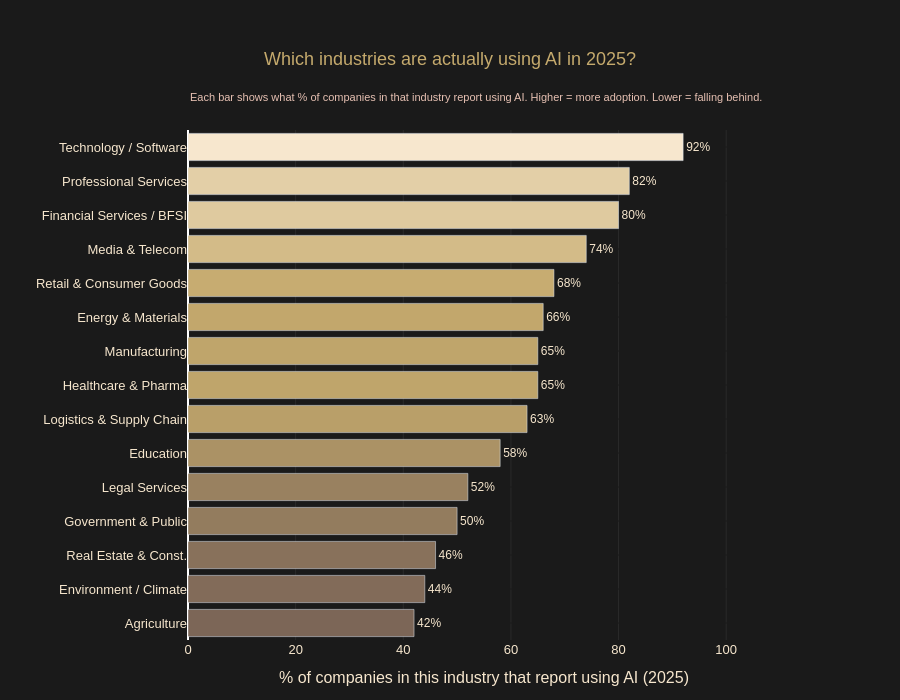

The notebook cell saved with this chart:
### Code cell
# ── CELL 5: Hero Chart — AI Adoption by Industry 2025 ─────────────────────
# What this does: creates a horizontal bar chart showing how many companies
# in each industry report using AI. Higher bar = more AI adoption.

# Sort lowest to highest so the best industry appears at the TOP
df_plot = df_industry_sorted.sort_values("2025 %", ascending=True)

# Create the horizontal bar chart using plotly
fig = px.bar(
    df_plot,
    x="2025 %",           # bar length = adoption rate number
    y="Industry Sector",  # each row = one industry
    orientation="h",      # h = horizontal (easier to read long names)
    color="2025 %",       # color each bar based on its value
    color_continuous_scale=[
        [0.0, COLORS["dark"]],   # low adoption = dark brown
        [0.5, COLORS["gold"]],   # mid adoption = gold
        [1.0, COLORS["cream"]],  # high adoption = cream
    ],
)

# Style the overall chart layout
fig.update_layout(
    paper_bgcolor=BACKGROUND,      # outer background = Evelora black
    plot_bgcolor=BACKGROUND,       # inner chart background = Evelora black
    font=dict(
        color=COLORS["cream"],     # all text in cream
        size=13,
        family="Arial"
    ),
    coloraxis_showscale=False,     # hide the color legend (not needed)
    height=700,                    # tall enough to show all 15 industries
    width=900,                     # wide enough so nothing gets cut off
    margin=dict(l=10, r=120, t=130, b=60),
    xaxis_title="% of companies in this industry that report using AI (2025)",
    yaxis_title="",
    title=dict(
        text="Which industries are actually using AI in 2025?",
        font=dict(color=COLORS["gold"], size=18),
        x=0.5,              # center horizontally
        xanchor='center'    # anchor the title at its center
    ),
)

# Add a plain English subtitle so anyone can understand the chart
fig.add_annotation(
    text="Each bar shows what % of companies in that industry report using AI."
         " Higher = more adoption. Lower = falling behind.",
    xref="paper", yref="paper",
    x=0, y=1.08,
    showarrow=False,
    font=dict(color=COLORS["blush"], size=11),
    align="left",
)

# Show the % number at the end of each bar
fig.update_traces(
    texttemplate="%{x}%",
    textposition="outside",
    textfont=dict(color=COLORS["cream"], size=12),
)

# Style x axis (the numbers along the bottom)
fig.update_xaxes(
    range=[0, 110],
    gridcolor="#2a2a2a",
    color=COLORS["cream"],
)

# Style y axis (the industry names on the left)
fig.update_yaxes(
    color=COLORS["cream"],
    gridcolor=BACKGROUND,
)

fig.show()

# ── Plain English Summary ──────────────────────────────────────────────────
# This prints a simple explanation of what the chart is telling us

avg = df_plot["2025 %"].mean()

print("What this chart tells us:")
print(f"Highest adopter : {df_plot.iloc[-1]['Industry Sector']} at {df_plot.iloc[-1]['2025 %']}%")
print(f"Lowest adopter  : {df_plot.iloc[0]['Industry Sector']} at {df_plot.iloc[0]['2025 %']}%")
print(f"Industry average: {avg:.1f}%")
print()
print("Above average (genuinely adopting AI):")
above = df_plot[df_plot["2025 %"] > avg]
print(above[["Industry Sector", "2025 %"]].to_string(index=False))
print()
print("Below average (talking about AI more than doing it):")
below = df_plot[df_plot["2025 %"] < avg]
print(below[["Industry Sector", "2025 %"]].to_string(index=False))

# ── Save as HTML for LinkedIn screenshot ───────────────────────────────────
# write_html saves the chart as a webpage file
# Open it in Chrome, screenshot it, and post to LinkedIn

fig.write_html("../assets/chart1_industry_adoption.html")
print()
print("Chart saved. Open assets/chart1_industry_adoption.html in Chrome to screenshot.")

### Figure 1 — Plotly figure (JSON) as saved in the notebook; plotly's stock layout.template omitted (floating-point values rounded to 4 significant figures)
{"data": [{"hovertemplate": "2025 %=%{marker.color}<br>Industry Sector=%{y}<extra></extra>", "legendgroup": "", "marker": {"color": [42.0, 44.0, 46.0, 50.0, 52.0, 58.0, 63.0, 65.0, 65.0, 66.0, 68.0, 74.0, 80.0, 82.0, 92.0], "coloraxis": "coloraxis", "pattern": {"shape": ""}}, "name": "", "orientation": "h", "showlegend": false, "textfont": {"color": "#F7E7CE", "size": 12}, "textposition": "outside", "texttemplate": "%{x}%", "type": "bar", "x": [42.0, 44.0, 46.0, 50.0, 52.0, 58.0, 63.0, 65.0, 65.0, 66.0, 68.0, 74.0, 80.0, 82.0, 92.0], "xaxis": "x", "y": ["Agriculture", "Environment / Climate", "Real Estate & Const.", "Government & Public", "Legal Services", "Education", "Logistics & Supply Chain", "Healthcare & Pharma", "Manufacturing", "Energy & Materials", "Retail & Consumer Goods", "Media & Telecom", "Financial Services / BFSI", "Professional Services", "Technology / Software"], "yaxis": "y"}], "layout": {"annotations": [{"align": "left", "font": {"color": "#E7C1B3", "size": 11}, "showarrow": false, "text": "Each bar shows what % of companies in that industry report using AI. Higher = more adoption. Lower = falling behind.", "x": 0, "xref": "paper", "y": 1.08, "yref": "paper"}], "barmode": "relative", "coloraxis": {"colorbar": {"title": {"text": "2025 %"}}, "colorscale": [[0, "#7C6657"], [0.5, "#C5AA6D"], [1, "#F7E7CE"]], "showscale": false}, "font": {"color": "#F7E7CE", "family": "Arial", "size": 13}, "height": 700, "legend": {"tracegroupgap": 0}, "margin": {"b": 60, "l": 10, "r": 120, "t": 130}, "paper_bgcolor": "#1a1a1a", "plot_bgcolor": "#1a1a1a", "title": {"font": {"color": "#C5AA6D", "size": 18}, "text": "Which industries are actually using AI in 2025?", "x": 0.5, "xanchor": "center"}, "width": 900, "xaxis": {"anchor": "y", "color": "#F7E7CE", "domain": [0, 1], "gridcolor": "#2a2a2a", "range": [0, 110], "title": {"text": "% of companies in this industry that report using AI (2025)"}}, "yaxis": {"anchor": "x", "color": "#F7E7CE", "domain": [0, 1], "gridcolor": "#1a1a1a", "title": {"text": ""}}}}
